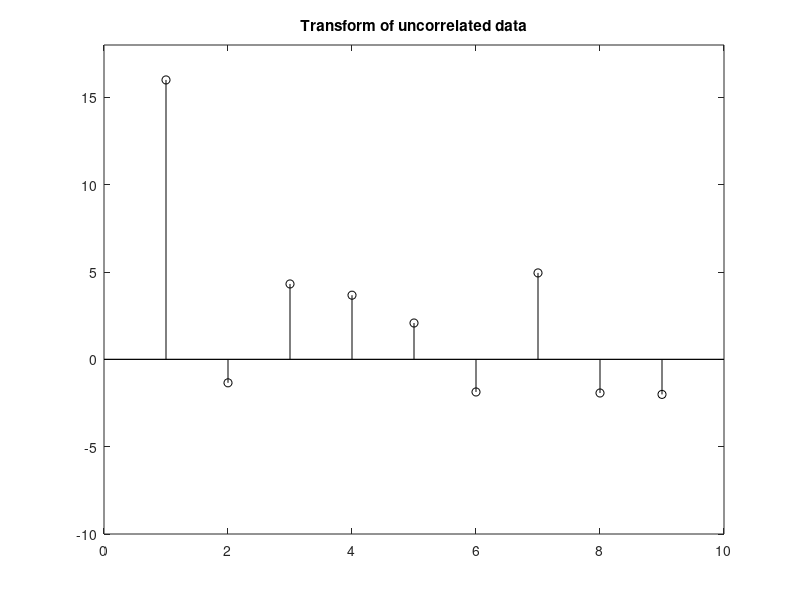

This figure's MATLAB source:
% 1D DCT simple example, uncorrelated data
%
x=[9 5 2 4 1 8 7 3 9]; %original data
WX=dct(x); %the DCT transform
E=sum(abs(WX)); %energy of transformation result

%display
figure(1)
stem(WX,'k'); hold on;
plot([0 10],[0 0],'k-');
axis([0 10 -10 18]);
title('Transform of uncorrelated data');

disp('uncorrelated data transform:');
WX
disp('uncorrelated data transform energy:');
E
